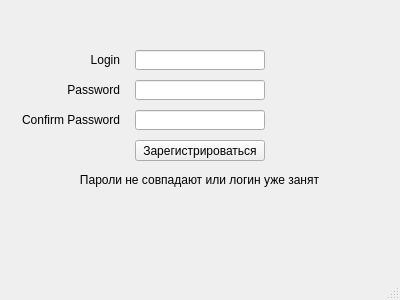
<?xml version="1.0" encoding="UTF-8"?>
<ui version="4.0">
 <class>MainWindow</class>
 <widget class="QMainWindow" name="MainWindow">
  <property name="geometry">
   <rect>
    <x>0</x>
    <y>0</y>
    <width>400</width>
    <height>300</height>
   </rect>
  </property>
  <property name="windowTitle">
   <string>MainWindow</string>
  </property>
  <widget class="QWidget" name="centralwidget">
   <widget class="QLineEdit" name="login_input">
    <property name="geometry">
     <rect>
      <x>135</x>
      <y>50</y>
      <width>130</width>
      <height>20</height>
     </rect>
    </property>
   </widget>
   <widget class="QLineEdit" name="password_input1">
    <property name="geometry">
     <rect>
      <x>135</x>
      <y>80</y>
      <width>130</width>
      <height>20</height>
     </rect>
    </property>
   </widget>
   <widget class="QLineEdit" name="password_input2">
    <property name="geometry">
     <rect>
      <x>135</x>
      <y>110</y>
      <width>130</width>
      <height>20</height>
     </rect>
    </property>
   </widget>
   <widget class="QLabel" name="login_label">
    <property name="geometry">
     <rect>
      <x>29</x>
      <y>50</y>
      <width>91</width>
      <height>20</height>
     </rect>
    </property>
    <property name="text">
     <string>Login</string>
    </property>
    <property name="alignment">
     <set>Qt::AlignRight|Qt::AlignTrailing|Qt::AlignVCenter</set>
    </property>
   </widget>
   <widget class="QLabel" name="passsword_label1">
    <property name="geometry">
     <rect>
      <x>29</x>
      <y>80</y>
      <width>91</width>
      <height>20</height>
     </rect>
    </property>
    <property name="text">
     <string>Password</string>
    </property>
    <property name="alignment">
     <set>Qt::AlignRight|Qt::AlignTrailing|Qt::AlignVCenter</set>
    </property>
   </widget>
   <widget class="QLabel" name="password_label2">
    <property name="geometry">
     <rect>
      <x>-1</x>
      <y>110</y>
      <width>121</width>
      <height>20</height>
     </rect>
    </property>
    <property name="text">
     <string>Confirm Password</string>
    </property>
    <property name="alignment">
     <set>Qt::AlignRight|Qt::AlignTrailing|Qt::AlignVCenter</set>
    </property>
   </widget>
   <widget class="QPushButton" name="register_butt">
    <property name="geometry">
     <rect>
      <x>135</x>
      <y>140</y>
      <width>130</width>
      <height>21</height>
     </rect>
    </property>
    <property name="text">
     <string>Зарегистрироваться</string>
    </property>
   </widget>
   <widget class="QLabel" name="incorrect_pass">
    <property name="geometry">
     <rect>
      <x>-1</x>
      <y>170</y>
      <width>401</width>
      <height>20</height>
     </rect>
    </property>
    <property name="inputMethodHints">
     <set>Qt::ImhNone</set>
    </property>
    <property name="text">
     <string>Пароли не совпадают или логин уже занят</string>
    </property>
    <property name="alignment">
     <set>Qt::AlignCenter</set>
    </property>
   </widget>
  </widget>
  <widget class="QMenuBar" name="menubar">
   <property name="geometry">
    <rect>
     <x>0</x>
     <y>0</y>
     <width>400</width>
     <height>26</height>
    </rect>
   </property>
  </widget>
  <widget class="QStatusBar" name="statusbar"/>
 </widget>
 <resources/>
 <connections/>
</ui>
